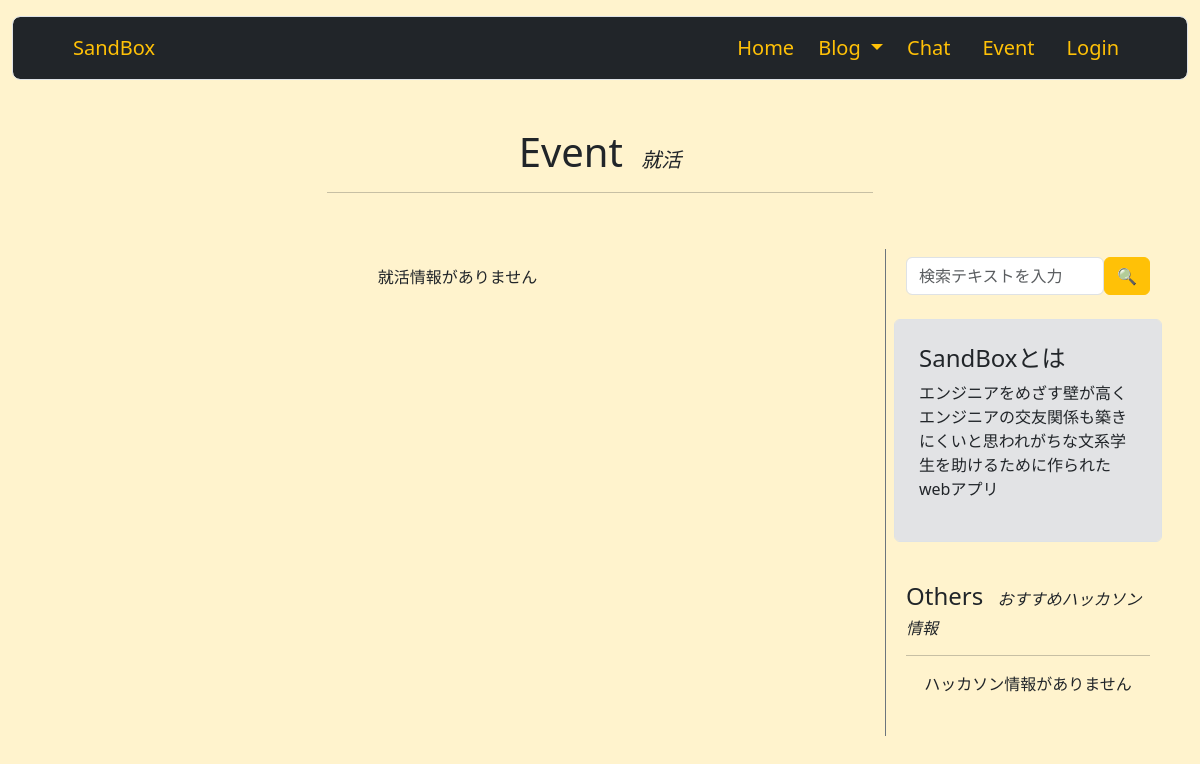
The page /job_search_event on the database as committed earlier.
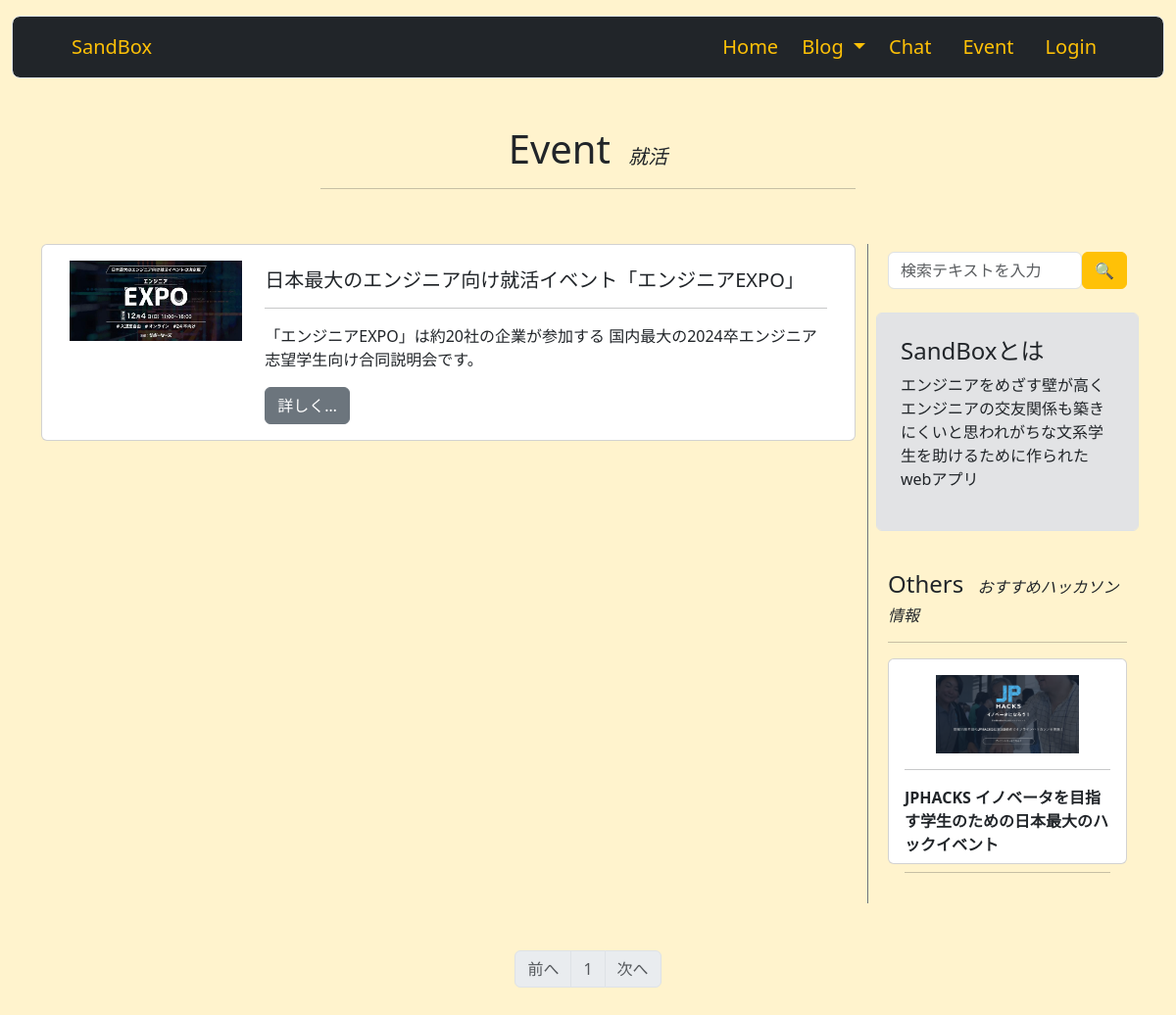
The same page on the database as committed later.
### sandbox_system/models.py (models this page shows, shortened)
class Event(db.Model):
    __tablename__ = 'event'
    id = db.Column(db.Integer, primary_key=True)
    category = db.Column(db.String(64))
    title = db.Column(db.String(140))
    summary = db.Column(db.String(140))
    text = db.Column(db.Text)
    url = db.Column(db.String(140))
    image = db.Column(db.String(140))

### sandbox_system/events/view.py (the view)
@events.route('/job_search_event', methods=['GET', 'POST'])
def job_search_event():
    form = EventSearchForm()
    page = request.args.get('page', 1, type=int)
    if Event.query.filter_by(category='就活').first():
        job_search_events = Event.query.filter_by(category='就活').order_by(Event.id.desc()).paginate(page=page, per_page=10)
    else:
        job_search_events = ''
    if Event.query.filter_by(category='ハッカソン').first():
        recent_hackathon_events = Event.query.filter_by(category='ハッカソン').order_by(Event.id.desc()).limit(3).all()
    else:
        recent_hackathon_events = ''
    return render_template('event/job_search_event.html', form=form, job_search_events=job_search_events, recent_hackathon_events=recent_hackathon_events)

### sandbox_system/events/form.py
class EventSearchForm(FlaskForm):
    searchtext = StringField('検索テキスト', validators=[DataRequired()])
    submit = SubmitField('🔍')

### sandbox_system/__init__.py (called while the page is built)
@event.listens_for(Engine, "connect")
def set_sqlite_pragma(dbapi_connection, connection_record):
    cursor = dbapi_connection.cursor()
    cursor.execute("PRAGMA foreign_keys=ON")
    cursor.close()

### sandbox_system/templates/event/job_search_event.html (shortened to what the changed rows need)
{% extends 'base.html' %}
{% block content %}
    <div class="container pb-4">
        <div class="row my-3">
            <div class="col-md-6 m-auto text-center">
                {% if searchtext %}
                    <h1 class="text-center">"{{ searchtext }}"の検索結果</h1>
                    <hr>
                {% else %}
                    <h1 class="text-center">Event <span class="fs-5 ms-2 fst-italic">就活</span></h1>
                {% endif %}
            </div>
        </div>
    </div>
    <div class="container">
        <div class="row">
            <div class="col-9">
                <div class="row">
                    {% if job_search_events %}
                    {% for job_search_event in job_search_events.items %}
                    <div class="col-12 mb-2">
                        <div class="card h-100">
                            <div class="card-body" style="max-height: 15rem;">
                                <div class="container">
                                    <div class="row row-cols-auto">
                                        {% if job_search_event.image %}
                                        <div class="col-3 mb-3" style="text-align: center;">
                                                <img src="{{ url_for('static', filename='image/' + job_search_event.image) }}" class="img-fluid" style="max-height: 8rem; max-width: 11rem;">
                                        </div>
                                        {% endif %}
                                        <div class="col-9">
                                            <h5 class="card-title pt-2"><a href="{{ job_search_event.url }}" class="text-decoration-none text-dark">{{ job_search_event.title }}</a></h5>
                                            <hr>
                                            <p>{{ job_search_event.summary }}</p>
                                            <a href="{{ job_search_event.url }}" class="btn btn-secondary">詳しく…</a>
                                        </div>
                                    </div>
                                </div>
                            </div>
                        </div>
                    </div>
                    {% endfor %}
                    {% else %}
                    <p class="text-center my-3">就活情報がありません</p>
                    {% endif %}
                </div>
            </div>
            <div class="col-md-3 p-2 bg-opacity-10 border border-secondary border-end-0 border-top-0 border-bottom-0">
                <div class="position-sticky" style="top: 12rem;">
                    <div class="container py-3">
                        <h4>Others <span class="fs-6 ms-2 fst-italic">おすすめハッカソン情報</span></h4>
                        <hr>
                        {% if recent_hackathon_events %}
                        {% for recent_hackathon_event in recent_hackathon_events %}
                        <div class="col mb-3">
                            <div class="card h-100">
                                <div class="card-body" style="max-height: 13rem;">
                                    {% if recent_hackathon_event.image %}
                                        <div style="text-align: center;">
                                                <img src="{{ url_for('static', filename='image/' + recent_hackathon_event.image) }}" class="img-fluid card-image-top" style="max-height: 5rem;">
                                        </div>
                                    {% endif %}
                                    <hr>
                                    <p class="card-title fs-6"><a href="{{ recent_hackathon_event.url }}" class="text-decoration-none text-dark"><b>{{ recent_hackathon_event.title }}</b></a></p>
                                    <hr>
                                </div>
                            </div>
                        </div>
                        {% endfor %}
                        {% else %}
                        <p class="text-center my-3">ハッカソン情報がありません</p>
                        {% endif %}
                    </div>
                </div>
            </div>
        </div>
    </div>
    {% if job_search_events %}
        <nav class="my-5" aria-label="Page navigation">
            <ul class="pagination justify-content-center">
                <li {% if job_search_events.has_prev %} class="page-item" {%else%} class="page-item disabled" {% endif %}><a class="page-link" href="{% if job_search_events.has_prev %}{{ url_for('events.job_search_event', page=job_search_events.prev_num) }}{% else %}#{% endif %}">前へ</a></li>
        {% for page_num in job_search_events.iter_pages(left_edge=1, right_edge=1, left_current=1, right_current=2) %}
            {% if page_num %}
                {% if job_search_events.page == page_num %}
                    <li class="page-item disabled"><a class="page-link" href="#">{{ page_num }}</a></li>
                {% else %}
                    <li class="page-item"><a class="page-link" href="{{ url_for('events.job_search_event', page=page_num) }}">{{ page_num }}</a></li>
                {% endif %}
            {% else %}
                <li class="page-item disabled"><a class="page-link" href="#">&hellip;</a></li>
            {% endif %}
        {% endfor %}
            <li {% if job_search_events.has_next %} class="page-item" {% else %} class="page-item disabled" {% endif %}><a class="page-link" href="{% if job_search_events.has_next %}{{ url_for('events.job_search_event',page=job_search_events.next_num) }}{% else %}#{% endif %}">次へ</a></li>
            </ul>
        </nav>
    {% endif %}
{% endblock %}

Rows that differ between the two databases and show on the page:
added Event: image (picture), title "日本最大のエンジニア向け就活イベント「エンジニアEXPO」", summary "「エンジニアEXPO」は約20社の企業が参加する 国内最大の2024卒エンジニア志望学生向け合同説明会です。", shown under "Event 就活"
added Event: image (picture), title "JPHACKS イノベータを目指す学生のための日本最大のハックイベント", shown under "Others おすすめハッカソン情報"
Other text that changed with them:
text no longer shown: "就活情報がありません ハッカソン情報がありません"
text now shown: "前へ 次へ"
new list line: "1"
